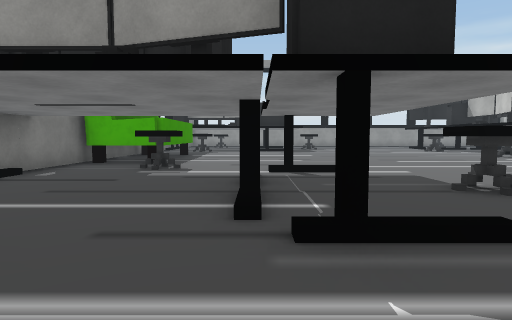
View 1 (above)

19 first-person views from a walk through a Unity game level. The camera is 1.3 m above the floor, tilts 4° down and sees 75° across. The floor is counted in squares, 2 m on a side. Each view is taken from the middle of a square. On the plan, view 1 faces up. The plan holds only what a view shows up to about 10 squares ahead; the rest is blank. Some surface patterns are stand-ins.

View 2
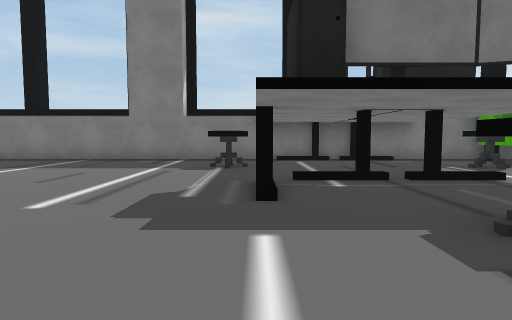

View 3
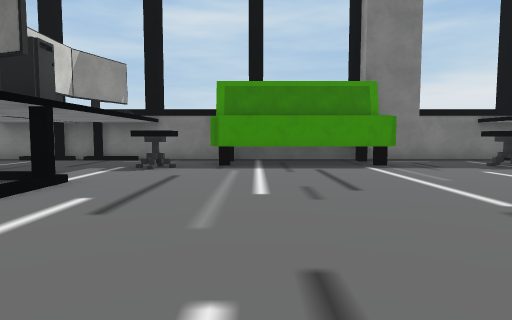

View 4
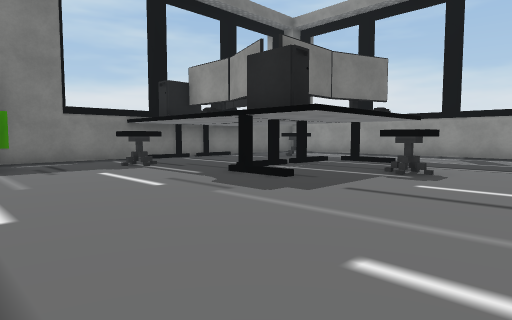

View 5
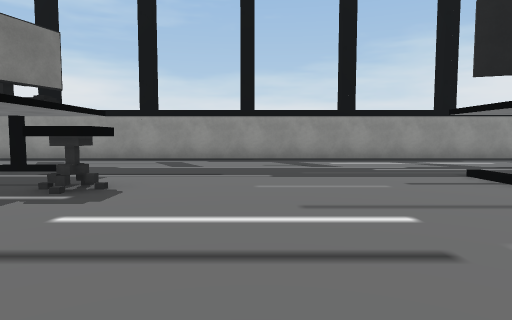

View 6
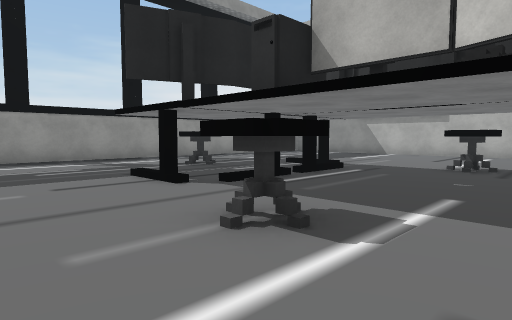

View 7
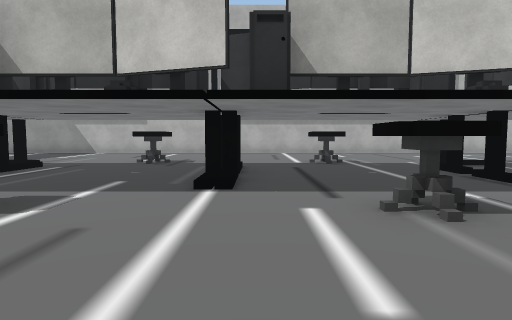

View 8
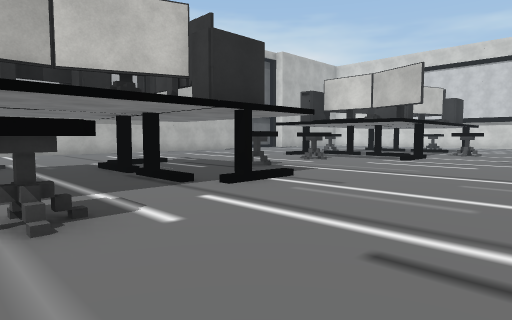

View 9
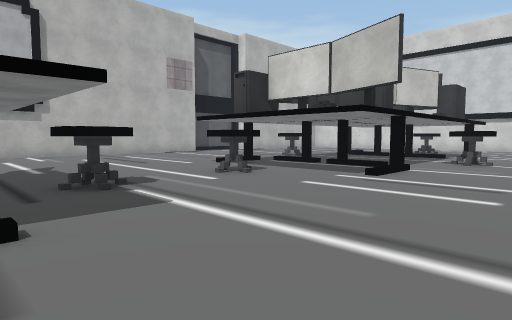

View 10
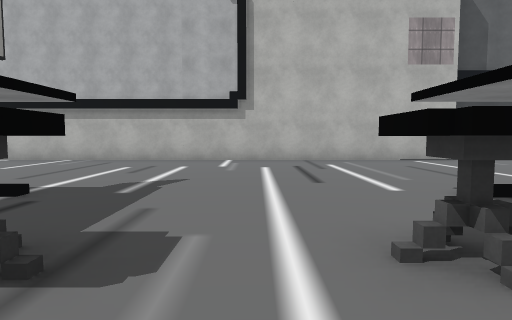

View 11
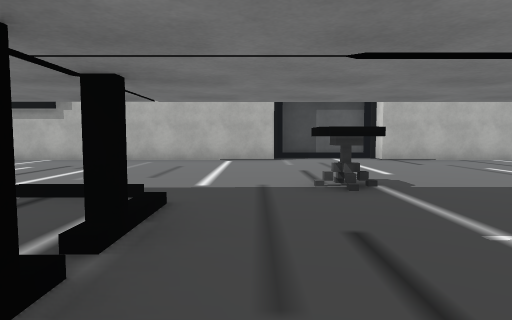

View 12
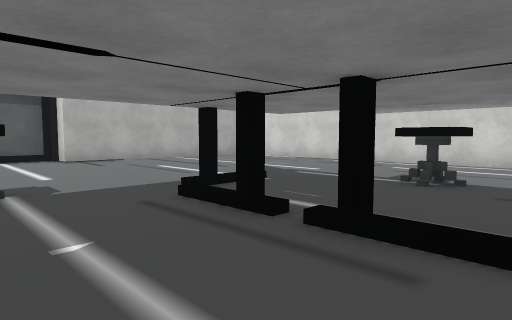

View 13
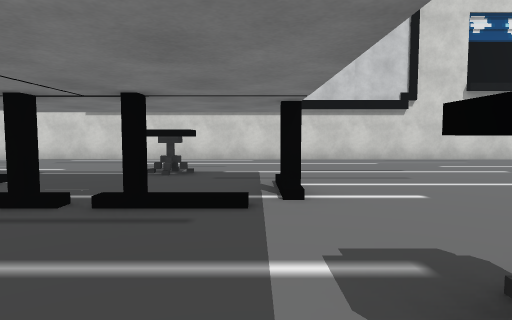

View 14
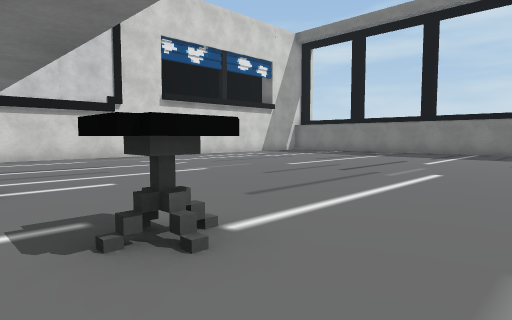

View 15
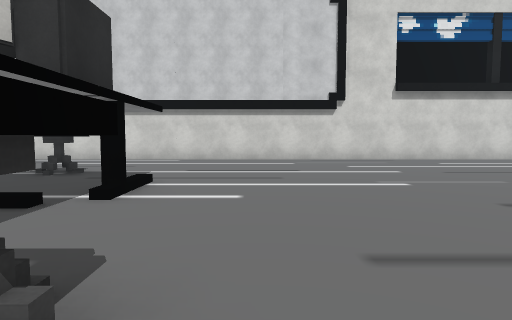

View 16
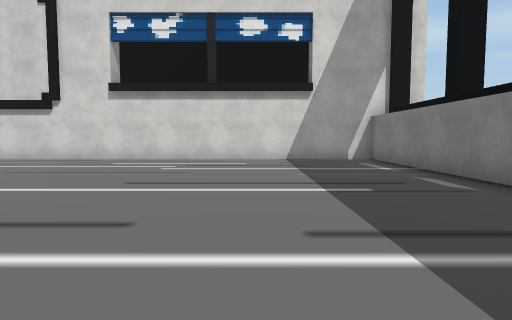

View 17
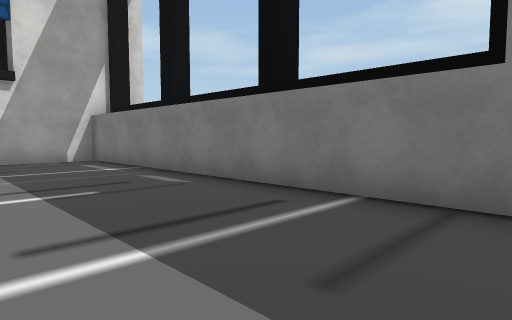

View 18
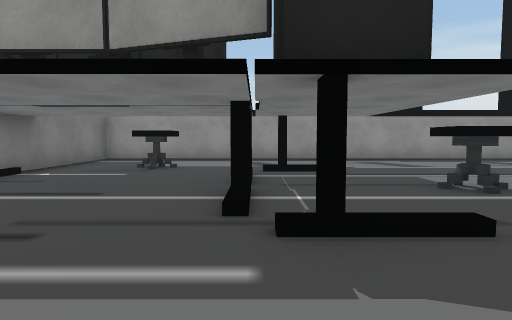

View 19
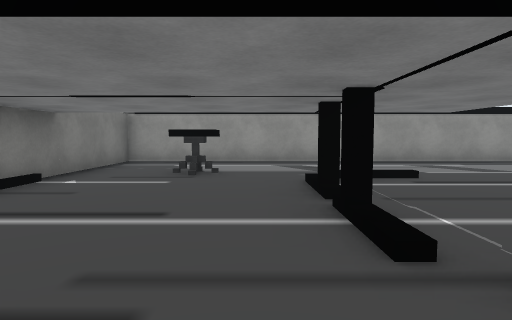

### Floor plan
Key: @ floor where view 1 was taken; # wall or solid block; . floor; / step, stairs or slope; S stool.
Columns run from 5 left of view 1 to 19 right of it. Each row starts with its distance up from view 1.
 23 ##################
 22 #.................
 21 #.................
 20 #..S............S..
 19 #.....#............
 18 #....................
 17 #.......S.....#.#.#...
 16 #......................
 15 #..S..#......S....S.....#
 14 #.....................
 13 #...............#...
 12 ###..................
 11  ##..........S.......  .#
 10   #..........S....S.. ..#
  9  ##.....................#
  8 ###...........#.#.#.....#
  7 #..S....................#
  6 #..../#.................#
  5 #..../.... .....S.......#
  4 ##.../..S  .............#
  3 ##.../.... .....S.......#
  2 #..../#.................#
  1 #..S...... ...#...#.....#
  0 #....@........////......#
 -1 #.......................#
 -2 #............S....S.....#
 -3 #.......................#
 -4 #.............////......#
 -5 #.............#...#.....#
 -6 #.......................#
 -7 #...............S.......#
 -8 #..................... .#
 -9 #....................
-10 #.....................
-11 ######################

Positions as (right, up) in squares from view 1, and headings:
1: (0, 0), facing up
2: (5, 2), facing left
3: (5, 9), facing left
4: (5, 11), facing up-left
5: (5, 13), facing up
6: (6, 13), facing up-right
7: (5, 12), facing right
8: (5, 11), facing down-right
9: (6, 7), facing down-right
10: (9, 4), facing right
11: (9, -1), facing right
12: (9, -2), facing down-right
13: (9, -1), facing down
14: (9, 0), facing down-left
15: (7, -1), facing down
16: (-1, -1), facing down
17: (-1, -1), facing down-left
18: (0, 13), facing up
19: (-1, 14), facing up
